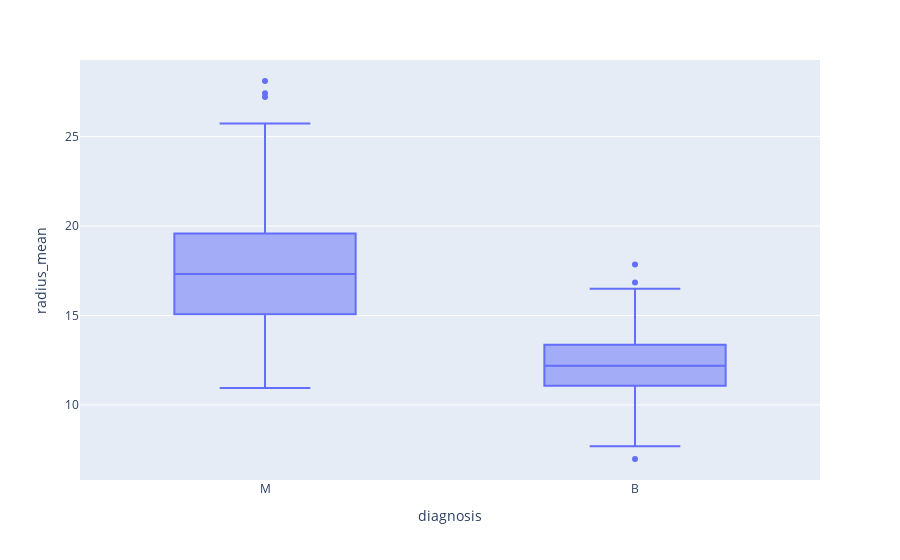

Write notebook code for a chart like this one.
### Markdown cell above
# Box plot

### Code cell
import plotly.express as px

fig = px.box(data, x='diagnosis', y='radius_mean', points='all', hover_data=['id'])
fig.update_traces(boxpoints='outliers')
fig.show()

### Figure 1 — Plotly figure (JSON) as saved in the notebook; plotly's stock layout.template omitted (floating-point values rounded to 4 significant figures; data arrays with more than 128 entries replaced by an {"elided": "..."} marker saying what was removed)
{"data": [{"alignmentgroup": "True", "boxpoints": "outliers", "customdata": {"elided": "569x1 int values"}, "hovertemplate": "diagnosis=%{x}<br>radius_mean=%{y}<br>id=%{customdata[0]}<extra></extra>", "legendgroup": "", "marker": {"color": "#636efa"}, "name": "", "notched": false, "offsetgroup": "", "orientation": "v", "showlegend": false, "type": "box", "x": {"elided": "569 str values"}, "x0": " ", "xaxis": "x", "y": {"elided": "569 float values"}, "y0": " ", "yaxis": "y"}], "layout": {"boxmode": "group", "legend": {"tracegroupgap": 0}, "margin": {"t": 60}, "xaxis": {"anchor": "y", "domain": [0, 1], "title": {"text": "diagnosis"}}, "yaxis": {"anchor": "x", "domain": [0, 1], "title": {"text": "radius_mean"}}}}
